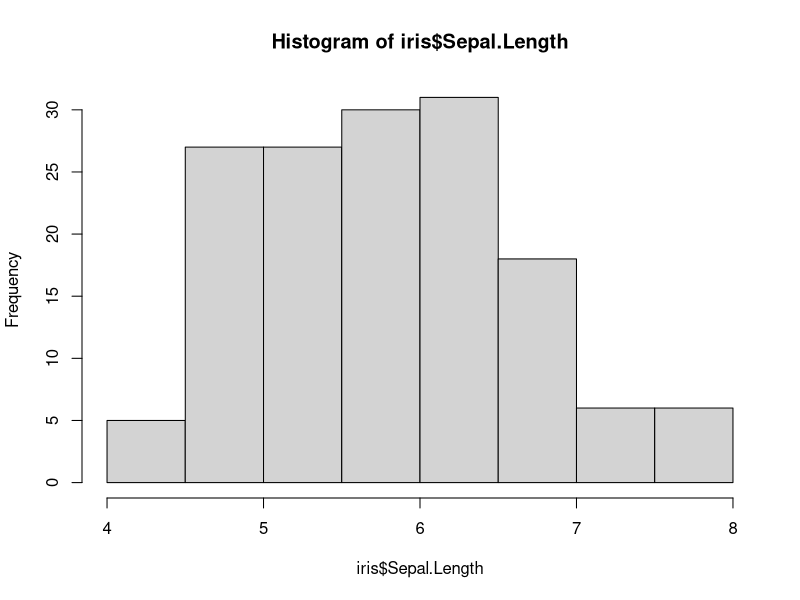
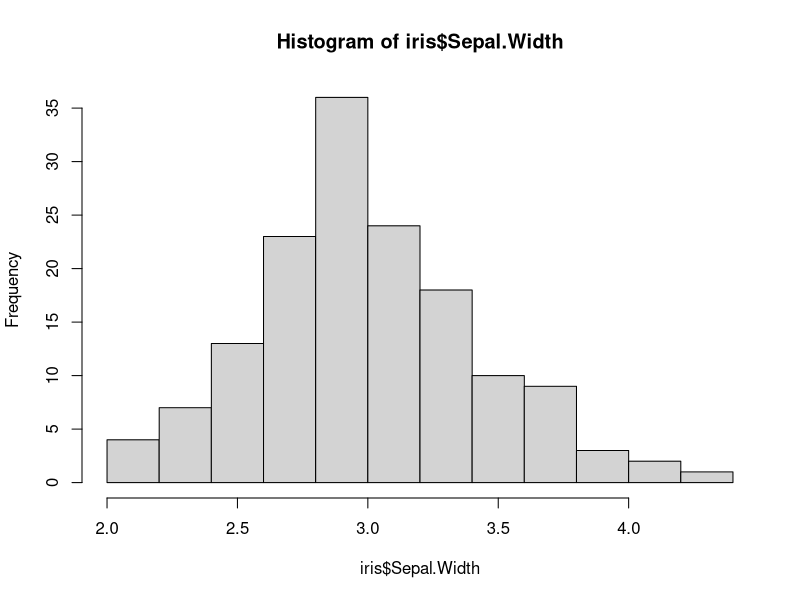
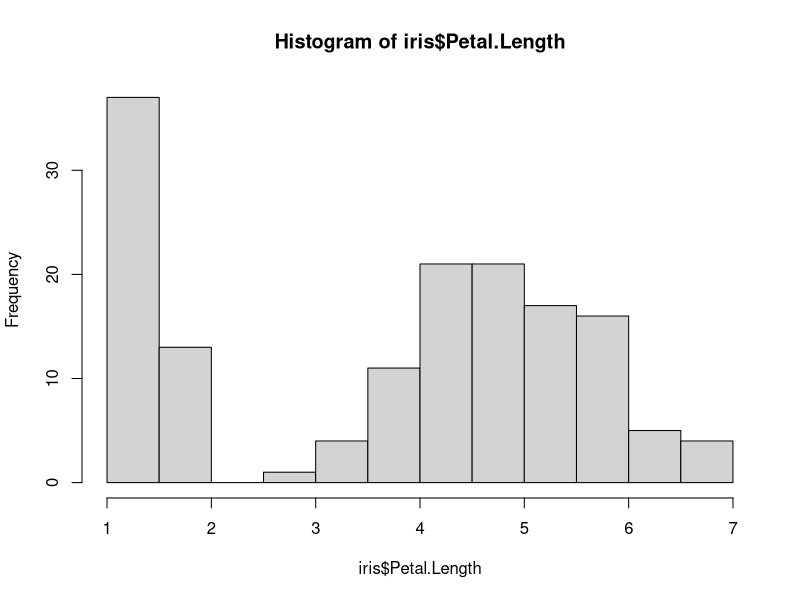
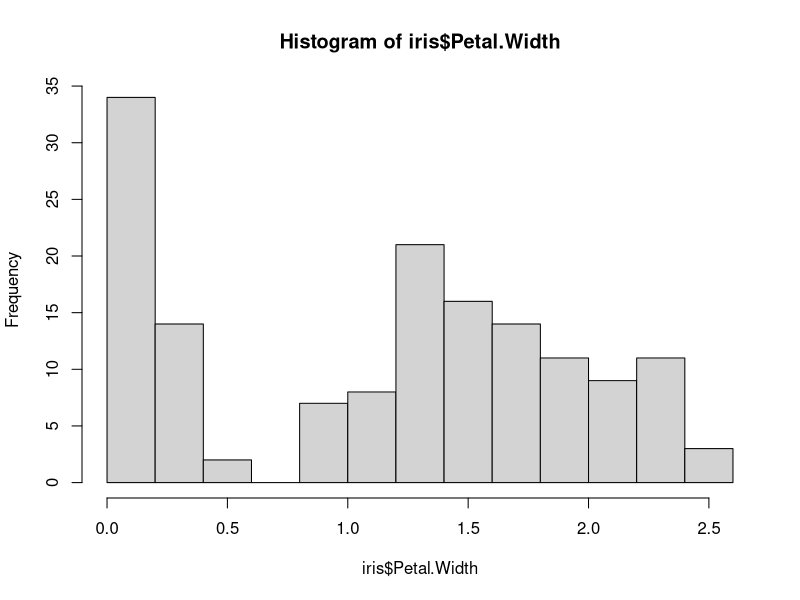
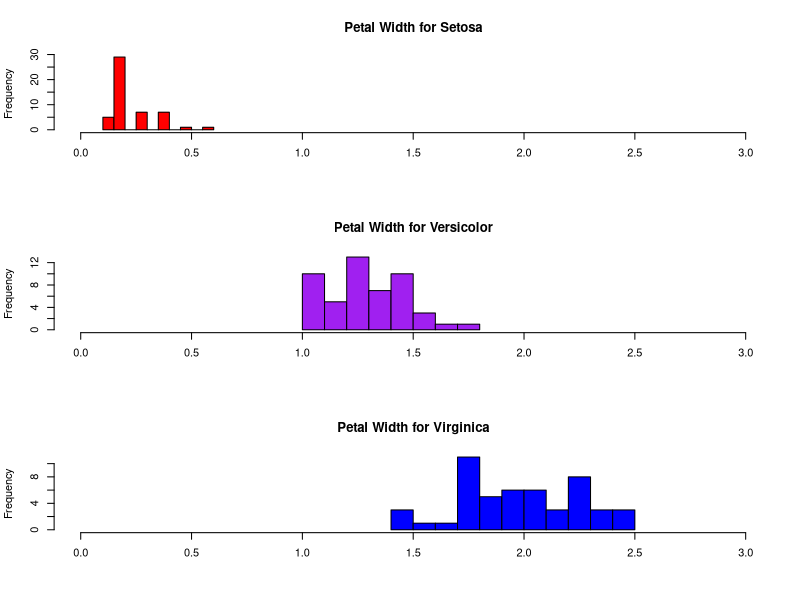

R code for these plots, in order:
# the histogram function is used to create historgram 
# get R documentatiom on histogram function 
?hist

# call histogram function giving it 1 quantitative variable
# in the iris data frame at a time
# x-axis is telling us the different sepal length 
# y-axis is telluing us the number of data sets in each sepal length 
# this generated a somewhat normal distribution
hist(iris$Sepal.Length)
# this generated a somewhat normal distribution
hist(iris$Sepal.Width)
#this generated some outlier data 
hist(iris$Petal.Length)
# this generated some outlier data 
hist(iris$Petal.Width)

# when observe anomolies in the data, like outlier data, 
# it comes handy to group your plots together

# the par function ma be used to group plots together 
# the par function changes the graphic default parameters 
# get R documentation on R
?par

# get R documentation on the concatenate function - combines arguments 
?c
# group 3 histograms in 3 rows and 1 column 
par(mfrow = c (3,1))

# create a histogram from each species of iris
# inside the square brackets, we include a 
# sleector that specifies the species to be plotted 
hist(iris$Petal.Width[iris$Species == "setosa"],
xlim = c(0,3), # limit x-axis from 0 to 3
breaks = 9, # suggestion of number of bars 
main = "Petal Width for Setosa",
xlab = "", 
col = "red"
)

hist(iris$Petal.Width[iris$Species == "versicolor"],
xlim = c(0,3), # limit x-axis from 0 to 3
breaks = 9, # suggestion of number of bars 
main = "Petal Width for Versicolor",
xlab = "", 
col = "purple"
)

hist(iris$Petal.Width[iris$Species == "virginica"],
xlim = c(0,3), # limit x-axis from 0 to 3
breaks = 9, # suggestion of number of bars 
main = "Petal Width for Virginica",
xlab = "", 
col = "blue"
)

# restore graphic default parameters so that the 
# graphs are no longer grouped
par(mfrow = c(1,1))
